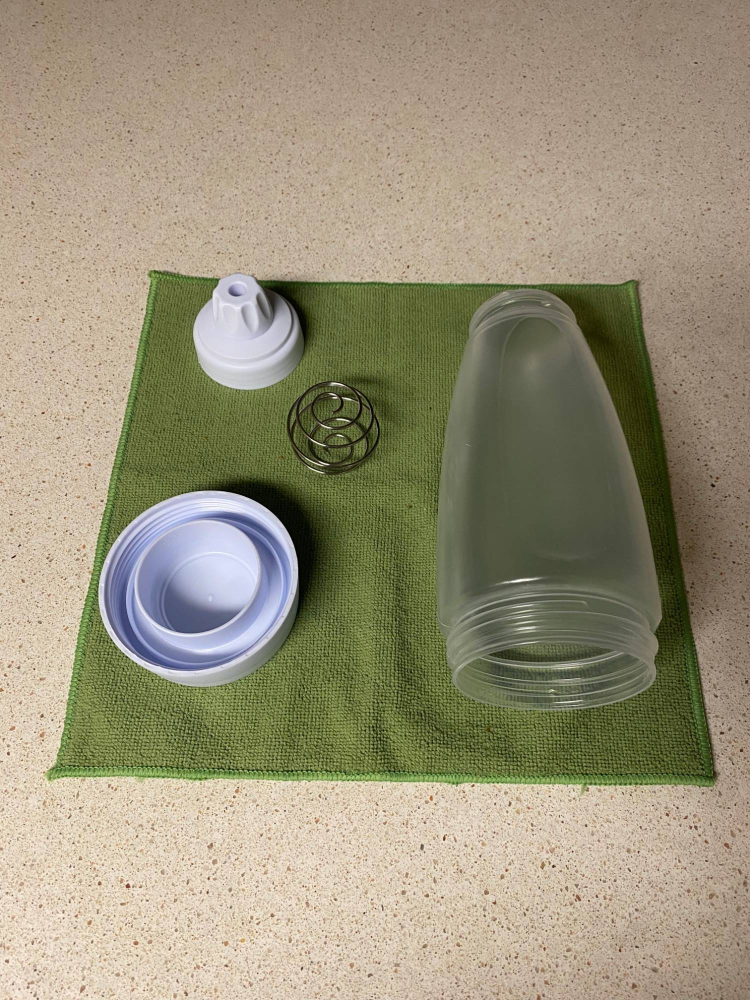
#> input picture product/cobu-real-parts-original.jpg, 1500 x 2000 px (shown at 1/2 size)
$ python photo_navy_flatlay.py ../product/cobu-real-parts-original.jpg ../product/cobu-anatomy-2000.jpg
#> lines starting #> are read from the running program, lines starting #| are printed output that depends on the picture; after the words box and inside, x2 and y2 are one past the last pixel; in counts of white or black regions, pixels touching at a corner belong together
"""Usage: python3 tools/photo_navy_flatlay.py <photo.jpg> <output-dir>  (needs opencv-python-headless, numpy)
The cloth corners and part boxes are measured for product/cobu-real-parts-original.jpg; adjust them for a new photo.
COBU real product photo: navy cloth on a warm-white studio surface.
- Green cloth -> navy #1E2A44 (Lab, smoothed chroma; specular highlights in the clear bottle kept).
- Countertop replaced with a clean warm-white surface + soft shadow under the cloth.
- Lint removed from the cloth only (product parts are protected).
- Gentle studio light and white balance on the white parts."""
import sys
import cv2
import numpy as np

SRC, OUTDIR = sys.argv[1], sys.argv[2]
img = cv2.imread(SRC)
#> img is the input picture: shape (2000, 1500, 3); mean B, G, R 121.9, 146.4, 154.3
H, W = img.shape[:2]
#> H = 2000; W = 1500

# protected product areas (x0, y0, x1, y1) in source pixels
PARTS = [(380, 540, 615, 740), (555, 745, 765, 905), (185, 985, 625, 1385), (865, 585, 1325, 1545)]

# ---------- recolour ----------
lab = cv2.cvtColor(img, cv2.COLOR_BGR2LAB).astype(np.float32)
L = lab[..., 0] * 100 / 255; A = lab[..., 1] - 128; B = lab[..., 2] - 128
As, Bs = cv2.GaussianBlur(A, (0, 0), 4), cv2.GaussianBlur(B, (0, 0), 4)
ang = np.degrees(np.arctan2(Bs, As)); C = np.hypot(As, Bs)
w = np.clip((ang - 82) / 10, 0, 1) * np.clip((165 - ang) / 10, 0, 1) * np.clip((C - 1.5) / 3, 0, 1)
w *= np.clip((82 - L) / 14, 0, 1)                   # leave bright reflections on the plastic alone
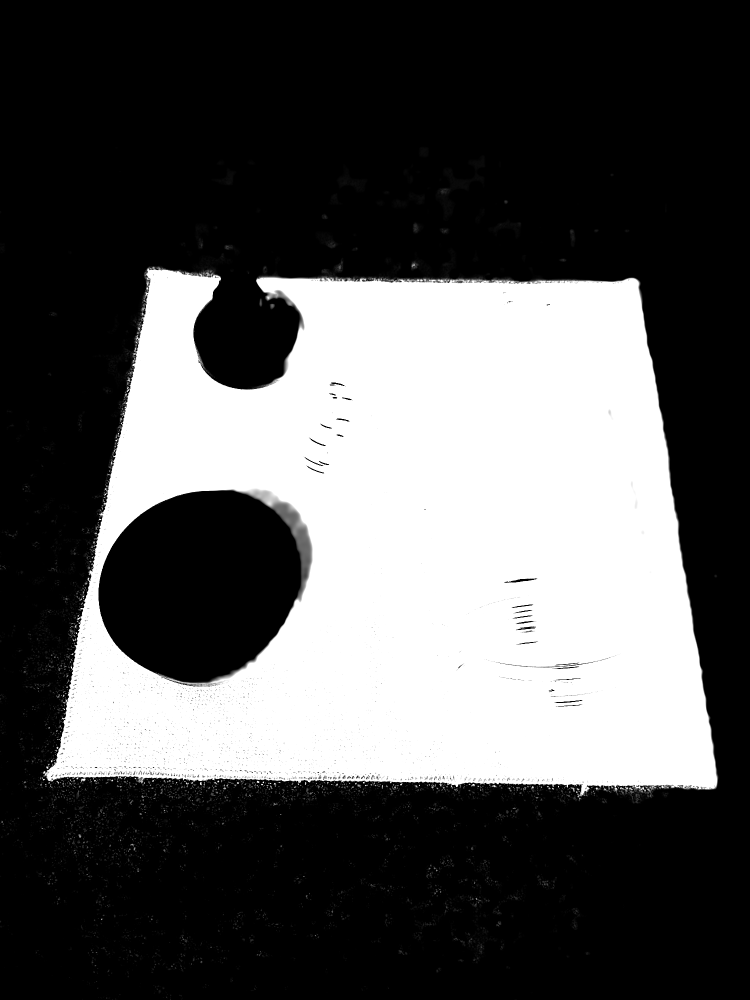
#> w: shape (2000, 1500) float32 (shown at 1/2 size); min 0, max 1, mean 0.336
w = cv2.GaussianBlur(w, (0, 0), 3)
navy = cv2.cvtColor(np.uint8([[[0x44, 0x2A, 0x1E]]]), cv2.COLOR_BGR2LAB)[0, 0].astype(np.float32)
nA, nB = navy[1] - 128, navy[2] - 128; nC = np.hypot(nA, nB); dA, dB = nA / nC, nB / nC
newC = np.maximum(C * 0.55, 6)
L2 = L * (1 - w) + (L * 0.64) * w
A2 = A * (1 - w) + dA * newC * w
B2 = B * (1 - w) + dB * newC * w
rec = cv2.cvtColor(np.dstack([L2 * 2.55, A2 + 128, B2 + 128]).clip(0, 255).astype(np.uint8), cv2.COLOR_LAB2BGR)

# ---------- cloth outline: everything that is NOT countertop ----------
# countertop = light beige connected to the photo border
counter_like = ((L > 38) & (ang > 15) & (ang < 85) & (C > 5)).astype(np.uint8)
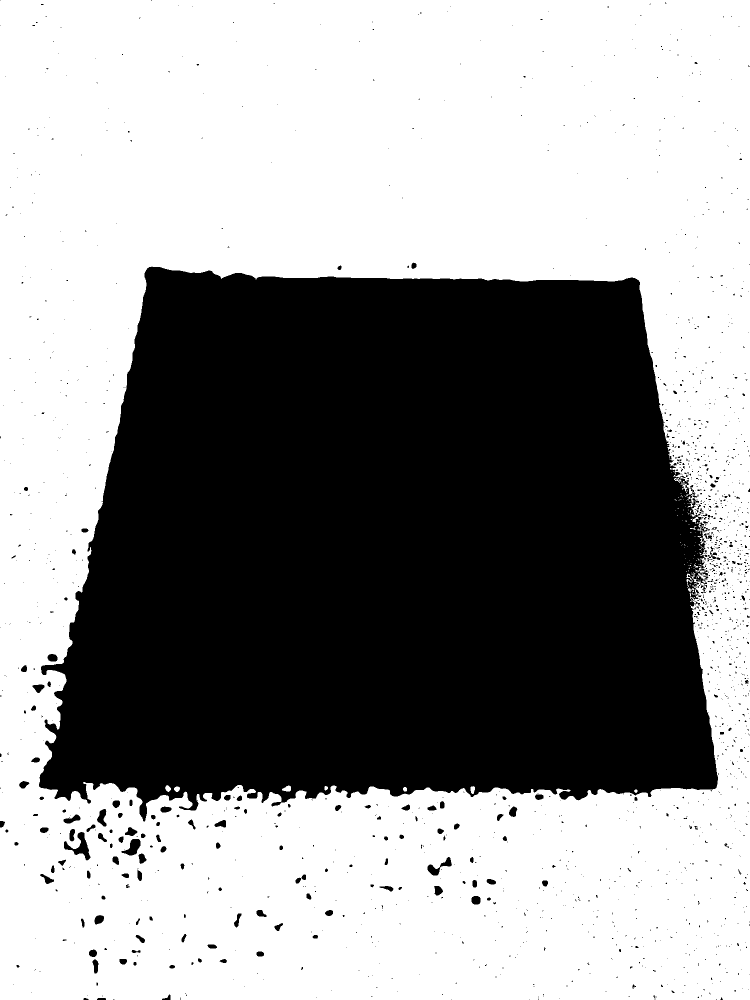
#> counter_like: shape (2000, 1500) (shown at 1/2 size); values 0 (black) and 1 (white), 58.7% white; 1686 black regions (1506 under 20 px), largest, box (x1, y1, x2, y2) and area: (78, 533, 1436, 1643) 1216345, (128, 1664, 181, 1721) 1059, (243, 1678, 281, 1711) 673
counter_like = cv2.morphologyEx(counter_like, cv2.MORPH_CLOSE, np.ones((9, 9), np.uint8))
#> counter_like: shape (2000, 1500); values 0 (black) and 1 (white), 59.5% white; 35 black regions, largest, box (x1, y1, x2, y2) and area: (79, 534, 1435, 1617) 1209756, (148, 1665, 177, 1710) 743, (254, 1678, 281, 1710) 608
ff = counter_like.copy() * 255
seed_mask = np.zeros((H + 2, W + 2), np.uint8)
for sx, sy in [(5, 5), (W - 6, 5), (5, H - 6), (W - 6, H - 6), (W // 2, 5), (W // 2, H - 6)]:
    if ff[sy, sx] == 255:
        cv2.floodFill(ff, seed_mask, (sx, sy), 128)
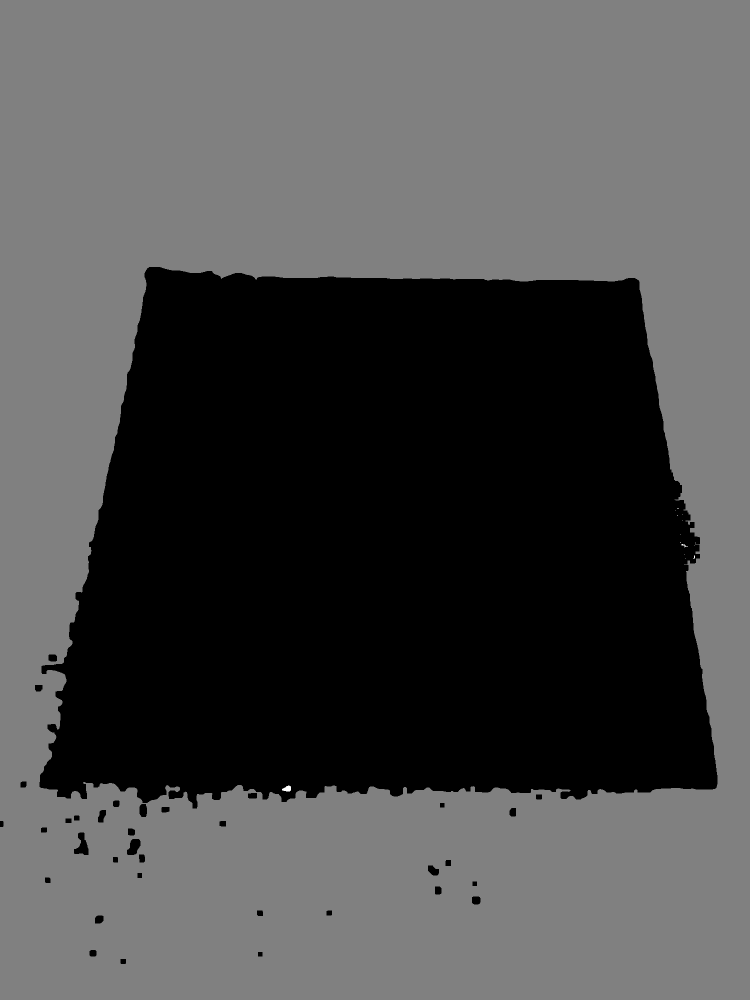
#> ff: shape (2000, 1500) (shown at 1/2 size); min 0, max 255, mean 76.1
counter = (ff == 128).astype(np.uint8)
#> counter: shape (2000, 1500); values 0 (black) and 1 (white), 59.5% white; 35 black regions, largest, box (x1, y1, x2, y2) and area: (79, 534, 1435, 1617) 1209968, (148, 1665, 177, 1710) 743, (254, 1678, 281, 1710) 608
cloth = 1 - counter
n, lbl, st, _ = cv2.connectedComponentsWithStats(cloth)
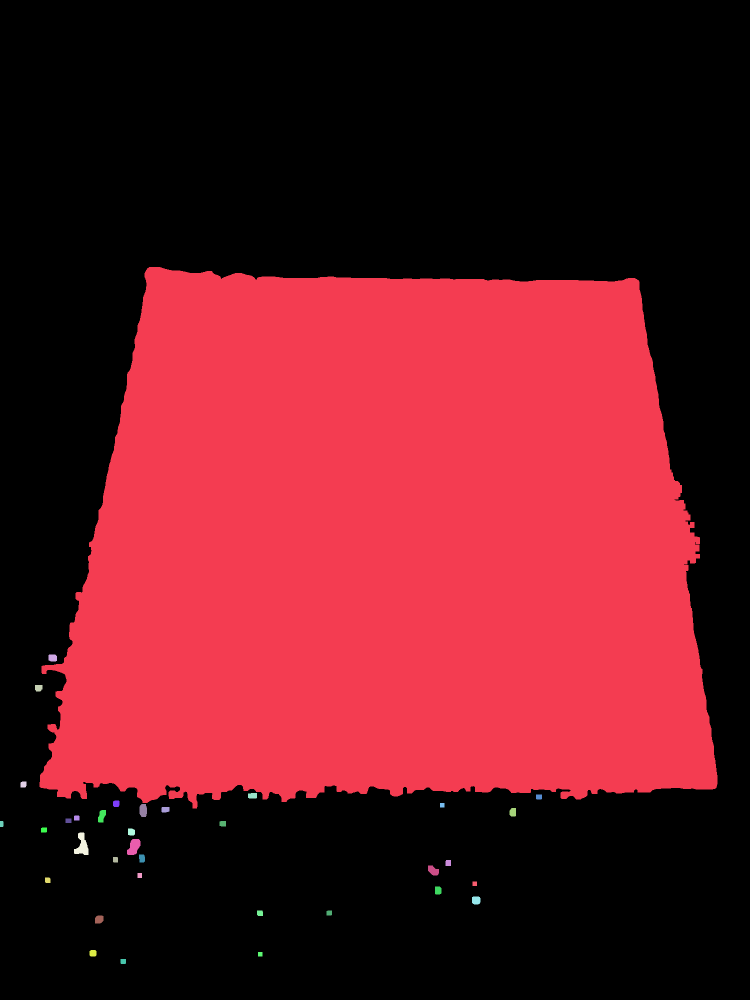
#> lbl: shape (2000, 1500) int32 (shown at 1/2 size); 36 distinct labels, from 0 to 35; one colour per label, 0 black
#> n = 36; st = 36 rows, first 6: [0, 0, 1500, 2000, 1783553], [79, 534, 1356, 1083, 1209968], [97, 1309, 17, 14, 223], [70, 1370, 15, 13, 179], [41, 1563, 12, 12, 136], [496, 1586, 18, 11, 189]
big = 1 + np.argmax(st[1:, cv2.CC_STAT_AREA])
#> big = 1
cloth = (lbl == big).astype(np.uint8)
#> cloth: shape (2000, 1500); values 0 (black) and 1 (white), 40.3% white; 1 white region, box (x1, y1, x2, y2) and area: (79, 534, 1435, 1617) 1209968
cloth = cv2.morphologyEx(cloth, cv2.MORPH_OPEN, np.ones((7, 7), np.uint8))
cloth = cv2.morphologyEx(cloth, cv2.MORPH_CLOSE, np.ones((15, 15), np.uint8))
#> cloth: shape (2000, 1500); values 0 (black) and 1 (white), 40.4% white; 1 white region, box (x1, y1, x2, y2) and area: (79, 534, 1435, 1617) 1212296
cloth = cv2.erode(cloth, np.ones((5, 5), np.uint8))          # trim the beige fringe at the hem
#> cloth: shape (2000, 1500); values 0 (black) and 1 (white), 40% white; 1 white region, box (x1, y1, x2, y2) and area: (81, 536, 1433, 1615) 1201076
# cloth corners measured on the original photo (it was shot at a slight angle, so the top is narrower)
corners = np.array([[300, 546], [1271, 571], [1427, 1566], [92, 1551]], np.float64)
cen = corners.mean(0)
corners = corners + (cen - corners) / np.linalg.norm(cen - corners, axis=1)[:, None] * 7   # 7 px inside the hem
quad = corners.astype(np.int32).reshape(-1, 1, 2)
print("cloth corners", quad.reshape(-1, 2).tolist())
cloth = np.zeros((H, W), np.uint8); cv2.fillPoly(cloth, [quad], 1)
#> after `cv2.fillPoly(cloth, [quad], 1)`: cloth: shape (2000, 1500); values 0 (black) and 1 (white), 37.8% white; 1 white region, box (x1, y1, x2, y2) and area: (97, 551, 1422, 1562) 1134277

# ---------- whisk ball: steel wires back to neutral silver at their original brightness ----------
wx0, wy0, wx1, wy1 = 555, 745, 765, 905
gray0 = cv2.cvtColor(img, cv2.COLOR_BGR2GRAY).astype(np.float32)
local = cv2.GaussianBlur(gray0, (0, 0), 9)
wire = np.zeros((H, W), np.float32)
box = np.s_[wy0:wy1, wx0:wx1]
# wires are grey (low raw chroma); the cloth between them is clearly green
Craw = np.hypot(A, B)
wire[box] = np.clip((15 - Craw[box]) / 6, 0, 1)
wire = cv2.GaussianBlur(wire, (0, 0), 0.8)
silver = cv2.cvtColor(np.dstack([L * 2.55, A * 0.15 + 128, B * 0.15 + 128]).clip(0, 255).astype(np.uint8), cv2.COLOR_LAB2BGR)
rec = (rec * (1 - wire[..., None]) + silver * wire[..., None]).astype(np.uint8)

# ---------- countertop slivers just inside the cloth edge -> navy fabric ----------
band = cloth - cv2.erode(cloth, np.ones((41, 41), np.uint8))
#> band: shape (2000, 1500); values 0 (black) and 1 (white), 3.1% white; 1 white region, box (x1, y1, x2, y2) and area: (97, 551, 1422, 1562) 91536
ang_raw = np.degrees(np.arctan2(B, A))
sliver = ((band > 0) & (L > 50) & (ang_raw > 0) & (ang_raw < 90)).astype(np.uint8)
#> sliver: shape (2000, 1500); values 0 (black) and 1 (white), 0.04% white; 21 white regions (18 under 20 px), largest, box (x1, y1, x2, y2) and area: (102, 1384, 132, 1521) 706, (513, 556, 582, 560) 150, (584, 558, 640, 561) 90
sliver = cv2.dilate(sliver, np.ones((5, 5), np.uint8)) & cloth
#> sliver: shape (2000, 1500); values 0 (black) and 1 (white), 0.08% white; 16 white regions (2 under 20 px), largest, box (x1, y1, x2, y2) and area: (102, 1382, 134, 1523) 1130, (505, 556, 642, 563) 562, (1038, 584, 1052, 590) 75
rec = cv2.inpaint(rec, sliver, 9, cv2.INPAINT_TELEA)

# ---------- warm-white studio surface ----------
yy, xx = np.mgrid[0:H, 0:W].astype(np.float32)
base = np.array([0xE7, 0xF1, 0xF6], np.float32)          # #F6F1E7 in BGR
grad = 0.965 + 0.05 * np.exp(-(((xx - 0.3 * W) / W) ** 2 + ((yy - 0.2 * H) / H) ** 2))
surface = base[None, None, :] * grad[..., None]
noise = cv2.GaussianBlur(np.random.default_rng(3).normal(0, 1, (H, W)).astype(np.float32), (0, 0), 0.8) * 1.6
surface += noise[..., None]
# soft contact shadow under the cloth, light from top-left -> shadow toward bottom-right
sh = cv2.GaussianBlur(cv2.warpAffine(cloth.astype(np.float32), np.float32([[1, 0, 10], [0, 1, 14]]), (W, H)), (0, 0), 16)
surface *= (1 - 0.22 * sh)[..., None]
cm = cv2.GaussianBlur(cloth.astype(np.float32), (0, 0), 1.2)[..., None]
comp = surface * (1 - cm) + rec.astype(np.float32) * cm
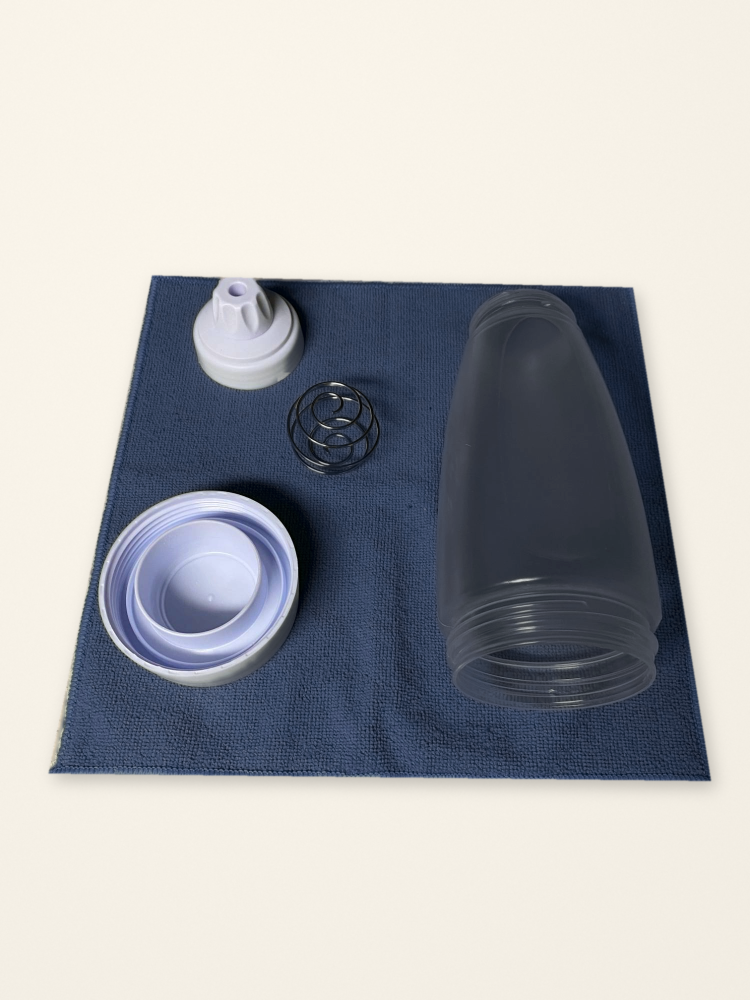
#> comp: shape (2000, 1500, 3) float32 (shown at 1/2 size); mean of channels 0, 1, 2 178.6, 176.9, 181.2; drawn with min black and max white

# ---------- light ----------
key = np.exp(-(((xx - 0.30 * W) / (1.1 * W)) ** 2 + ((yy - 0.25 * H) / (1.1 * H)) ** 2))
comp *= (0.94 + 0.10 * key)[..., None]
labc = cv2.cvtColor(comp.clip(0, 255).astype(np.uint8), cv2.COLOR_BGR2LAB).astype(np.float32)
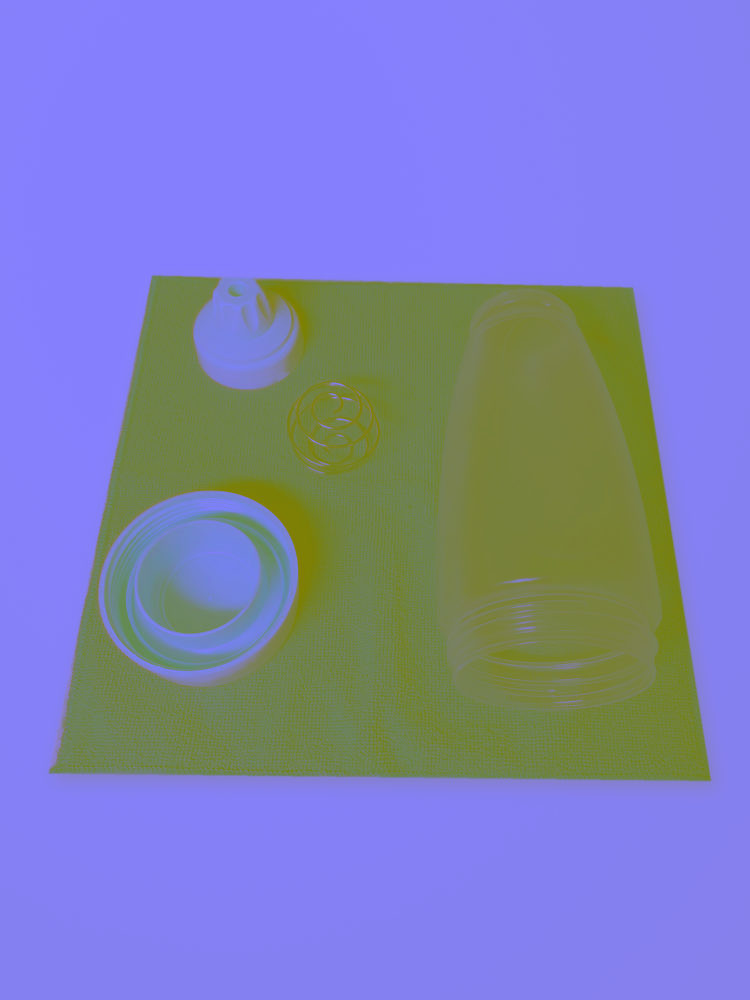
#> labc: shape (2000, 1500, 3) float32 (shown at 1/2 size); mean of channels 0, 1, 2 187.6, 128.1, 125.3; drawn as B, G, R
chroma = np.hypot(labc[..., 1] - 128, labc[..., 2] - 128)
whites = np.clip((labc[..., 0] - 165) / 35, 0, 1) * np.clip((20 - chroma) / 8, 0, 1) * cloth  # white plastic on the cloth
labc[..., 1] = 128 + (labc[..., 1] - 128) * (1 - 0.55 * whites)
labc[..., 2] = 128 + (labc[..., 2] - 128) * (1 - 0.55 * whites)
labc[..., 0] = np.clip(labc[..., 0] * (1 + 0.05 * whites), 0, 255)
final = cv2.cvtColor(labc.clip(0, 255).astype(np.uint8), cv2.COLOR_LAB2BGR)
final = cv2.addWeighted(final, 1.25, cv2.GaussianBlur(final, (0, 0), 1.2), -0.25, 0)
cv2.imwrite(f"{OUTDIR}/full3.png", final)

# ---------- crops centred on the cloth ----------
x, y, w_, h_ = cv2.boundingRect(quad)
#> x = 97; y = 551; w_ = 1325; h_ = 1011
cx, cy = x + w_ / 2, y + h_ / 2
#> cx = 759.5; cy = 1056.5
def crop(wd, ht):
#> called with wd = 1500, ht = 1875
    x0 = int(round(cx - wd / 2)); y0 = int(round(cy - ht / 2))
#> after `x0 = int(round(cx - wd / 2))`: x0 = 10
#> after `y0 = int(round(cy - ht / 2))`: y0 = 119
    x0 = max(0, min(W - wd, x0)); y0 = max(0, min(H - ht, y0))
#> after `x0 = max(0, min(W - wd, x0))`: x0 = 0
    return final[y0:y0 + ht, x0:x0 + wd]
cv2.imwrite(f"{OUTDIR}/crop45_3.png", crop(1500, 1875))
cv2.imwrite(f"{OUTDIR}/crop11_3.png", crop(1500, 1500))
print("cloth box", (x, y, w_, h_))
#| cloth box (97, 551, 1325, 1011)
